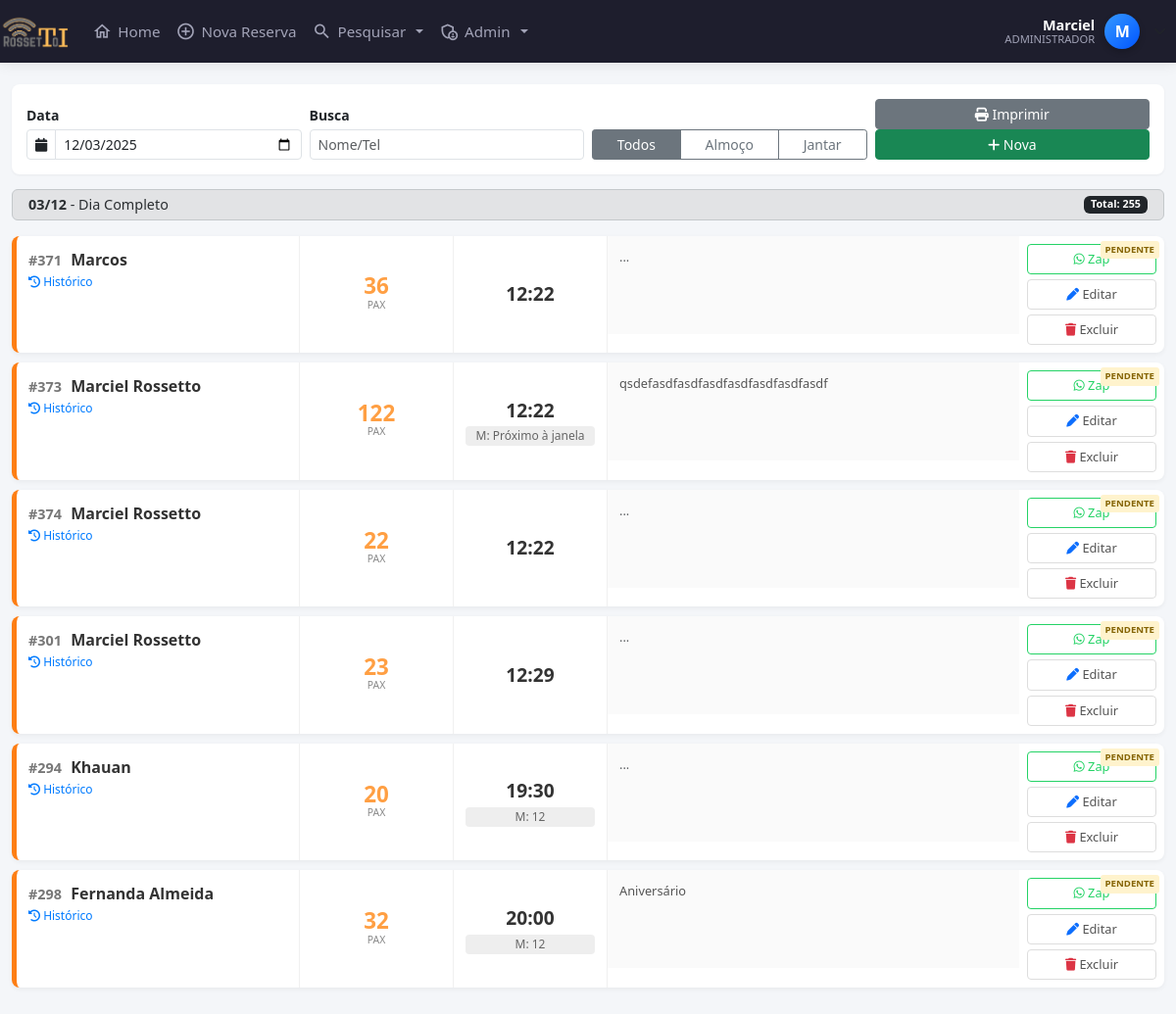
The page /pesquisar_data.php?filtro_data=2025-12-03 (signed in) on the database as committed earlier.
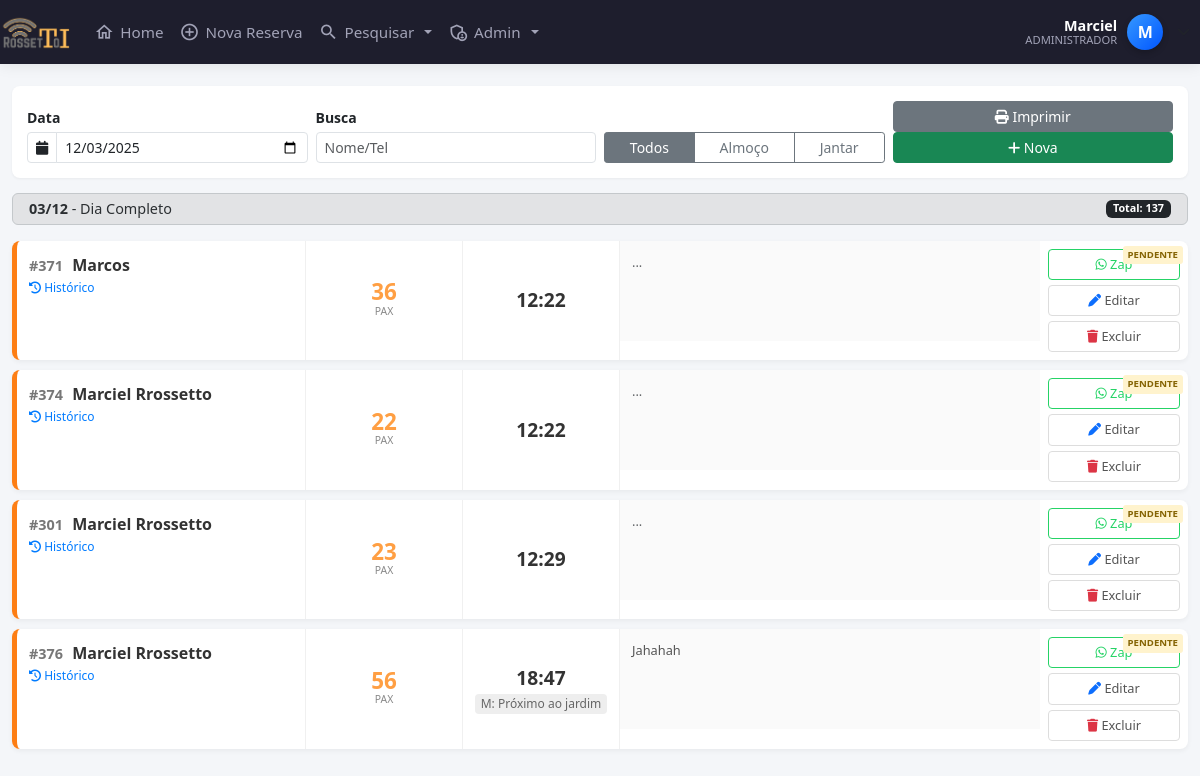
The same page on the database as committed later.
### tables this page shows
CREATE TABLE `clientes` (
  `id` int(11) NOT NULL AUTO_INCREMENT,
  `nome` varchar(100) NOT NULL,
  `data` date NOT NULL,
  `num_pessoas` int(11) NOT NULL,
  `horario` time NOT NULL,
  `telefone` varchar(255) DEFAULT NULL,
  `telefone2` varchar(255) DEFAULT NULL,
  `tipo_evento` varchar(50) NOT NULL,
  `forma_pagamento` varchar(50) NOT NULL,
  `valor_rodizio` int(11) DEFAULT NULL,
  `num_mesa` varchar(255) DEFAULT NULL,
  `observacoes` varchar(300) NOT NULL,
  `obsCliente` varchar(255) DEFAULT NULL,
  `data_emissao` datetime NOT NULL DEFAULT current_timestamp(),
  `status` tinyint(1) DEFAULT 1,
  `confirmado` tinyint(1) DEFAULT 0,
  `usuario_id` int(11) DEFAULT NULL,
  `motivo_cancelamento` varchar(255) DEFAULT NULL,
  PRIMARY KEY (`id`)
);

### pesquisar_data.php (the view, shortened to what the changed rows need)
<?php
require 'cabecalho.php';
$filtroData = $_REQUEST['filtro_data'] ?? date('Y-m-d');
$sqlWhere = " WHERE status != 0 ";
$params = [];
if (!empty($filtroData)) { $sqlWhere .= " AND data = :data "; $params[':data'] = $filtroData; }
$tituloPeriodo = "Dia Completo";
$sqlTotal = $pdo->prepare("SELECT SUM(num_pessoas) as total FROM clientes $sqlWhere");
$sqlTotal->execute($params);
$total_pessoas = $sqlTotal->fetch()['total'] ?? 0;
$sql = $pdo->prepare("SELECT * FROM clientes $sqlWhere ORDER BY horario ASC");
$sql->execute($params);
$reservas = $sql->fetchAll(PDO::FETCH_ASSOC);
?>
<!DOCTYPE html>
<html lang="pt-br">
<head>
    <link href="https://cdn.jsdelivr.net/npm/bootstrap@5.3.0/dist/css/bootstrap.min.css" rel="stylesheet">
    <link rel="stylesheet" href="https://cdnjs.cloudflare.com/ajax/libs/font-awesome/6.4.0/css/all.min.css">
</head>
<body>
<div class="container-fluid mt-3">
    <div class="alert alert-secondary py-1 px-3 d-flex justify-content-between align-items-center no-print mb-3" style="font-size:0.9rem;">
        <span><strong><?= date('d/m', strtotime($filtroData)) ?></strong> - <?= $tituloPeriodo ?></span>
        <span class="badge bg-dark">Total: <?= $total_pessoas ?></span>
    </div>
    <div class="lista-reservas no-print">
        <?php if(count($reservas) > 0): ?>
            <?php foreach($reservas as $r):
                $isConfirmado = ($r['confirmado'] == 1);
                $classeBorda = $isConfirmado ? 'status-confirmado' : 'status-pendente';
                $horaShort = date("H:i", strtotime($r['horario']));
                $nome = ucwords(strtolower($r['nome']));
                $telLimpo = preg_replace('/[^0-9]/', '', $r['telefone']);
                $linkZapDireto = "https://wa.me/55$telLimpo";
                $msgZap = "Olá $nome! Confirmando reserva para dia " . date('d/m', strtotime($r['data'])) . " às $horaShort para {$r['num_pessoas']} pessoas.";
                $linkZapComMsg = "https://wa.me/55$telLimpo?text=" . urlencode($msgZap);
            ?>
            <div class="reserva-card <?= $classeBorda ?>">
                <span class="badge-status <?= $isConfirmado ? 'badge-ok' : 'badge-wait' ?>"><?= $isConfirmado ? 'Confirmado' : 'Pendente' ?></span>
                <div class="sec-info">
                    <div class="client-name">
                        <span class="id-reserva">#<?= $r['id'] ?></span> <?= $nome ?>
                    </div>
                    <span class="btn-perfil" onclick="abrirModalPerfil('<?= $telLimpo ?>')">
                        <i class="fas fa-history"></i> Histórico
                    </span>
                </div>
                <div class="sec-pax">
                    <span class="pax-count"><?= $r['num_pessoas'] ?></span>
                    <span class="pax-label">Pax</span>
                </div>
                <div class="sec-time">
                    <div class="time-display"><?= $horaShort ?></div>
                    <?php if(!empty($r['num_mesa'])): ?>
                        <div class="mesa-display">M: <?= $r['num_mesa'] ?></div>
                    <?php endif; ?>
                </div>
                <div class="sec-obs">
                    <?= empty($r['observacoes']) ? '<span class="text-muted">...</span>' : htmlspecialchars($r['observacoes']) ?>
                </div>
                <div class="sec-actions">
                    <button class="btn-action btn-whatsapp" onclick="abrirModalZap(<?= $r['id'] ?>, '<?= $linkZapComMsg ?>', '<?= $linkZapDireto ?>')">
                        <i class="fab fa-whatsapp"></i> <span class="btn-text"> Zap</span>
                    </button>
                    <a href="editar_reserva.php?id=<?= $r['id'] ?>" class="btn-action">
                        <i class="fas fa-pen text-primary"></i> <span class="btn-text"> Editar</span>
                    </a>
                    <a href="excluir_reserva.php?id=<?= $r['id'] ?>" class="btn-action" onclick="return confirm('Excluir?')">
                        <i class="fas fa-trash text-danger"></i> <span class="btn-text"> Excluir</span>
                    </a>
                </div>
            </div>
            <?php endforeach; ?>
        <?php else: ?>
            <div class="text-center py-4 text-muted">Nenhuma reserva encontrada.</div>
        <?php endif; ?>
    </div>
</div>
</body>
</html>

Rows that differ between the two databases and show on the page:
no longer on this page (row edited): clientes: confirmado "PENDENTE", id "373", nome "Marciel Rossetto", num_pessoas "122", horario "12:22", num_mesa "Próximo à janela", observacoes "qsdefasdfasdfasdfasdfasdfasdfasdf"
removed clientes: confirmado "PENDENTE", id "294", nome "Khauan", num_pessoas "20", horario "19:30", num_mesa "12"
removed clientes: confirmado "PENDENTE", id "298", nome "Fernanda Almeida", num_pessoas "32", horario "20:00", num_mesa "12", observacoes "Aniversário"
changed clientes id 374: nome "Marciel Rossetto" → "Marciel Rrossetto"
changed clientes id 301: nome "Marciel Rossetto" → "Marciel Rrossetto"
added clientes: confirmado "PENDENTE", id "376", nome "Marciel Rrossetto", num_pessoas "56", horario "18:47", num_mesa "Próximo ao jardim", observacoes "Jahahah"
Other text that changed with them:
$total_pessoas: "255" → "137"
